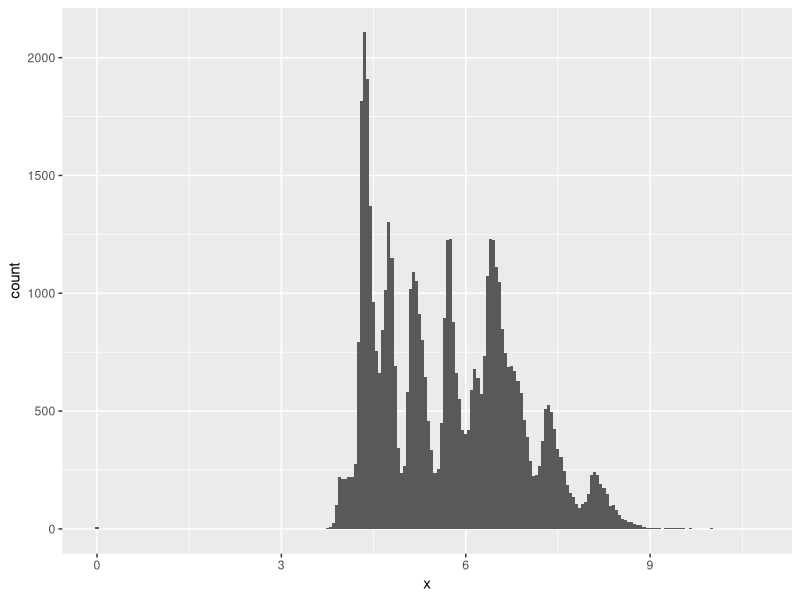
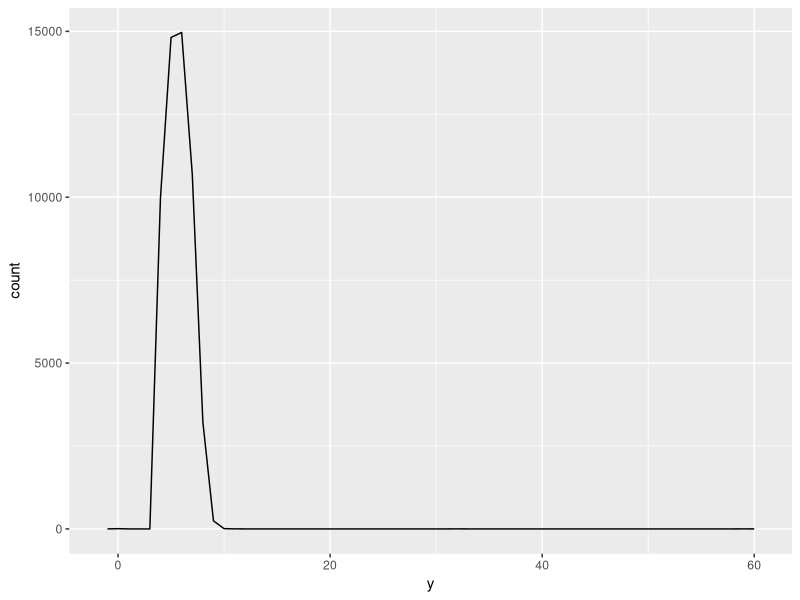
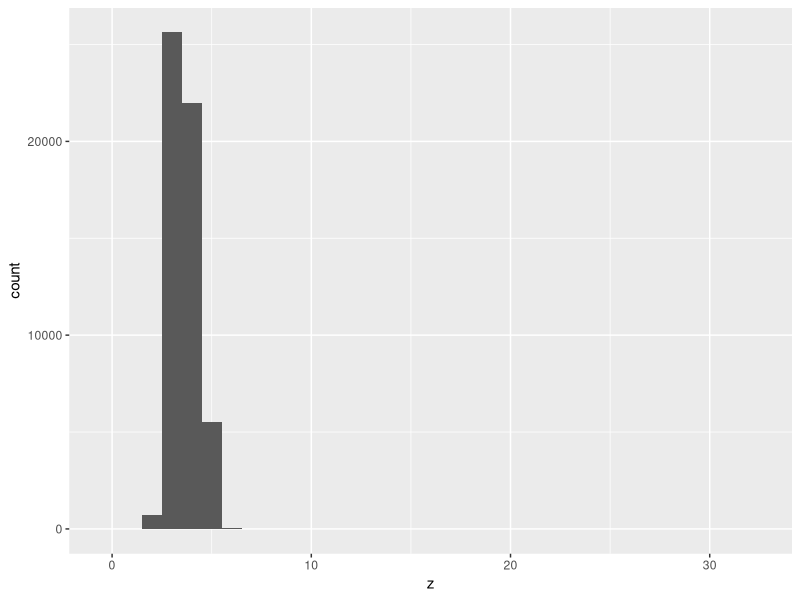
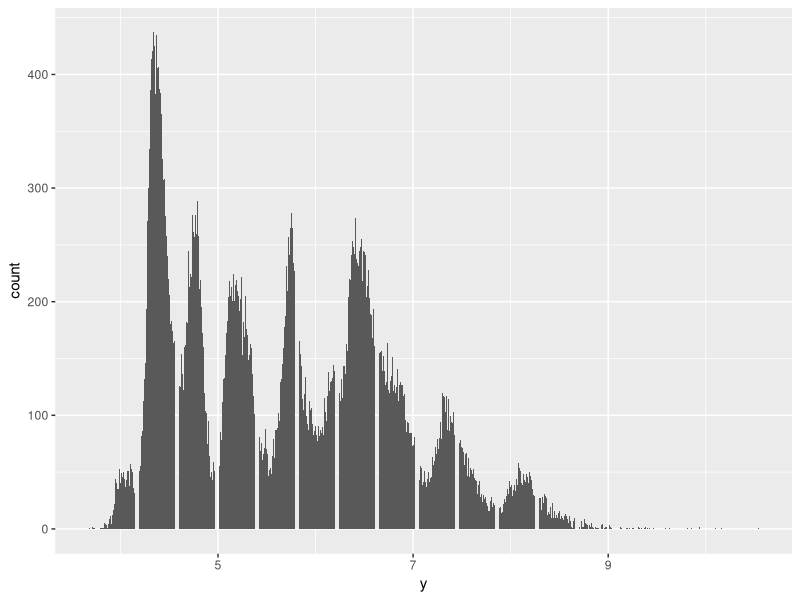
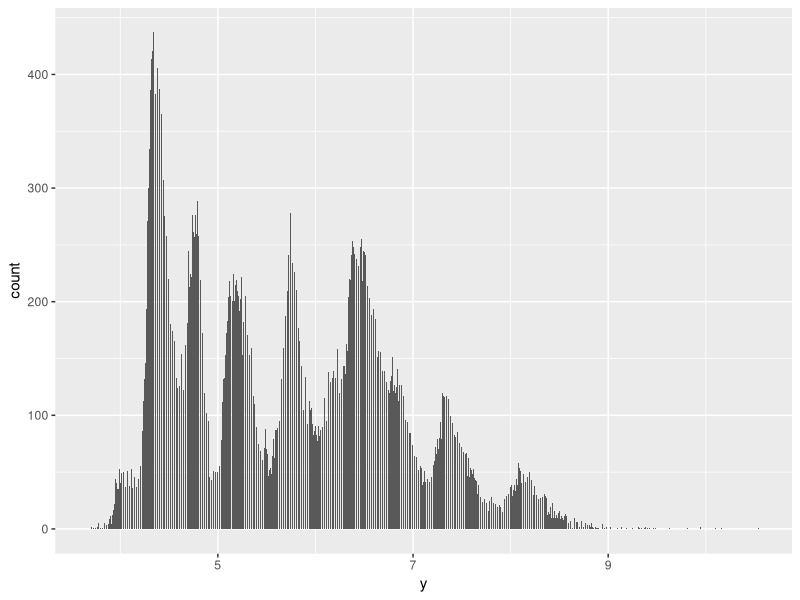
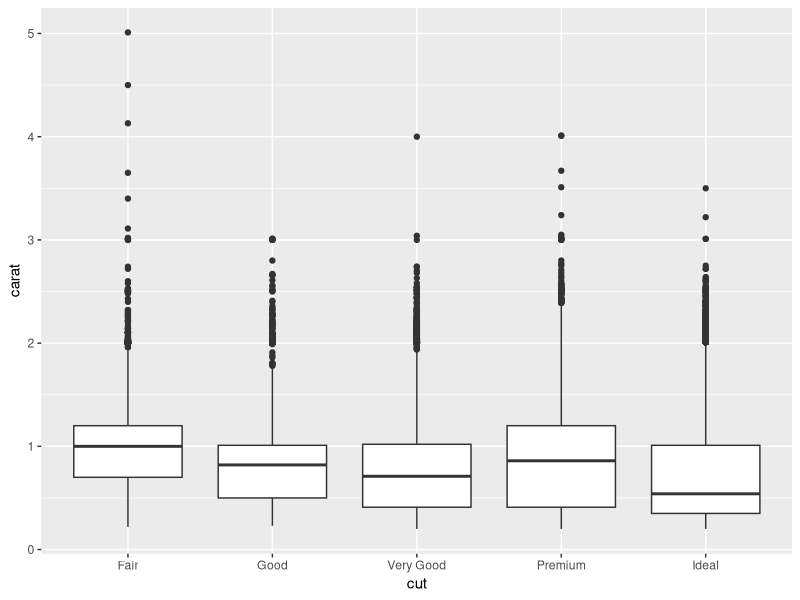
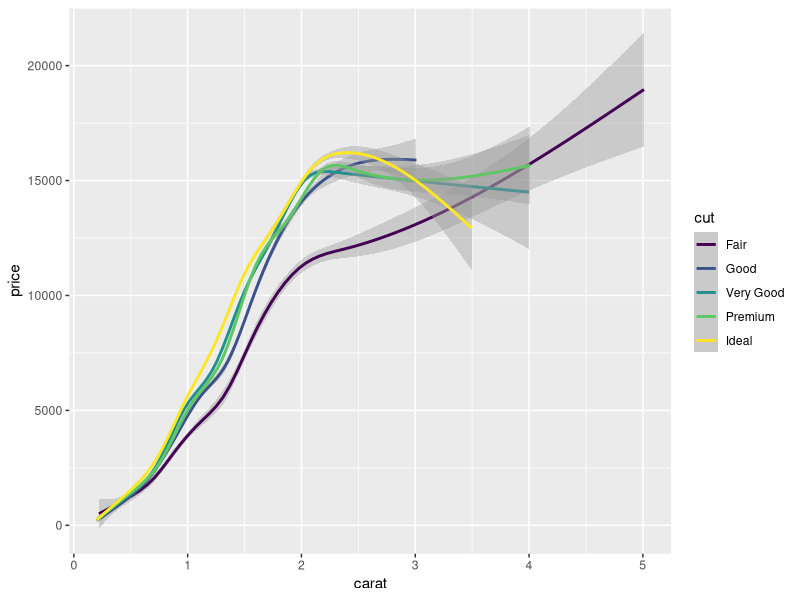

Here is the R script that generated these plots, in order: (Note: this script raises an error after producing the figures.)
## ---- chunk 1
knitr::opts_chunk$set(echo = TRUE)
## ---- chunk 2
library(tidyverse)
## ---- chunk 3
#
ggplot(data =diamonds, aes(x=x))+
  geom_histogram(binwidth = 0.05)

ggplot(data = diamonds, mapping = aes(x=y)) +
  geom_freqpoly(binwidth = 1) 

ggplot(data =diamonds, aes(x=z))+geom_histogram(binwidth = 1) 

## ---- chunk 4
#

diamonds %>% 
  filter(carat %in% c(.99,1)) %>%
  count(carat) 
## ---- chunk 5
#
diamonds2  <- diamonds %>% mutate(y= ifelse(y<3 | y>20, NA,y))

ggplot(data = diamonds2,mapping =aes(y)) + geom_bar(na.rm=FALSE) 

ggplot(data = diamonds2,mapping =aes(y)) + geom_histogram(bins = 1000, na.rm =FALSE) 
## ---- chunk 6
#
ggplot(data= diamonds)+
  geom_boxplot(mapping = 
    aes(cut, carat))

ggplot(data= diamonds, mapping = aes(x = carat, y=price, color =cut)) + geom_smooth()
## ---- chunk 7
#
ggplot(diamonds, aes(cut,price)) + geom_lv(aes(fill= ..LV..))
## ---- chunk 8
#
diamonds %>% group_by(color,cut)%>%
  summarize(n = n()) %>%
  mutate(prop=n/sum(n))%>%
  ggplot(diamonds, mapping = aes(x=color,y=cut))+
  geom_tile(aes(fill = prop)) 
      


## ---- chunk 9
#
flights %>% group_by(month, dest) %>%
  summarize(arr_delay= mean(arr_delay, na.rm=TRUE))%>% 
  ggplot(mapping = aes(x=month,y=dest))+
  geom_tile(aes(fill = arr_delay)) 

## ---- chunk 10
# akash is a scrub

ggplot(data= diamonds, mapping = aes(x = price, y = carat)) +
  geom_boxplot(mapping = aes(group = cut_number(price, 20))) + 
  coord_flip()
## ---- chunk 11
#
## ---- chunk 12
#
